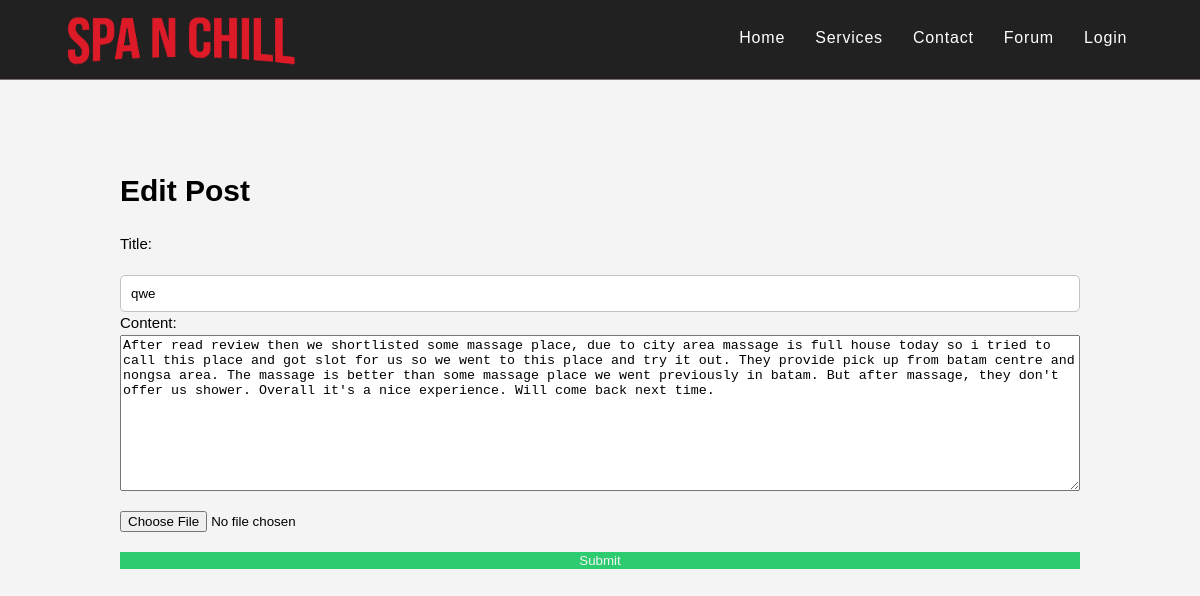
/auth/users/editPost.php?id=34, run on the app's committed database.
### tables this page shows
CREATE TABLE `posts` (
  `id` int(11) NOT NULL,
  `user_id` int(11) NOT NULL,
  `title` varchar(255) NOT NULL,
  `content` text NOT NULL,
  `image` varchar(255) NOT NULL,
  `created_at` timestamp NOT NULL DEFAULT CURRENT_TIMESTAMP
);

### auth/users/editPost.php (the view, shortened to what this page needs)
<!DOCTYPE html>
<html lang="en">
<head>
    <link rel="stylesheet" href="./../../style.css">
</head>
<body>
    <nav>
        <div class="container-fluid">
        <div class="nav-logo">
        <a href="./../../"><img style="height:64px; display:block; float:left" src="./../../images/navbrand.png" alt=""></a>
        </div>
        <ul class="nav-left">
                <li><a href="./../../">Home</a></li>
                <li><a href="./../../services.php">Services</a></li>
                <li><a href="./../../contact.php">Contact</a></li>
                <li><a href="./../../forum">Forum</a></li>
                <?php if(isset($_SESSION['user'])):?>
                <li><a href="#"><?=$_SESSION['user']?></a></li>
                <li><form action="./logout.php"><input
                style="margin:0; padding:0; background-color: transparent; font-size: 1em; font-family: Poppins" type="submit" value="Log-out" name="logout"></form></li>
                <?php else: ?>
                    <li><a href="./../auth/users/login.php">Login</a></li>
                <?php endif; ?>
        </ul>
        </div>
    </nav>      <br><br><br>
    <div class="container">
        <h1>Edit Post</h1>
        <form action="editPost.php" method="post" enctype="multipart/form-data">
        <?php
            if(isset($_GET['id']))
            $id = $_GET['id'];
            $mysqli = new mysqli('localhost', 'root', '', 'spanchill');
            $stmt = $mysqli->prepare("SELECT * FROM posts WHERE id = ?");
            $stmt->bind_param("s", $id);
            $stmt->execute();
            $result = $stmt->get_result();
            ?>
            <?php while($row = $result->fetch_assoc()): ?>
            <div class="" style="display:grid; grid-template-columns: 1fr">
            <label for="">Title:</label>
            <input type="text" name="title" value="<?=$row['title']?>" id="">
            <label for="">Content:</label>
            <textarea name="content" id="" cols="30" rows="10"><?=$row['content']?></textarea>
            <input type="file" name="userfile" id="">
            <input type="submit" name="editPost" value="Submit">
            </div>
            <?php endwhile;?>
        </form>
    </div>
</body>
</html>

### style.css (style rules this page uses)
html { scroll-behavior: smooth; }
a { text-decoration: none; }
body { font: 15px/1.5 Poppins,sans-serif; padding:0; margin:0; background-color:#f4f4f4; }
.container { max-width: 80%; margin:auto; overflow:hidden; }
.container-fluid { max-width: 90%; margin:auto; overflow:hidden; }
nav { width: 100%; height: 4rem; background-color: #212121; color: white; z-index: 1; position: sticky; border-bottom: #c0abab8e .5px solid; padding-top: 10px; padding-bottom: 5px; }
.nav-left { font-size: 1rem; float: right; }
.nav-left li { display: inline-block; margin: 0 .8rem; }
.nav-left li a { letter-spacing: 0.05rem; text-decoration: none; color: #ffffff; padding-bottom: 5px; }
input[type=text], input[type=date] { padding:10px; border-radius: 5px; border: #bdc3c7 1.5px solid }
input[type=submit] { background-color: #2ecc71; color:#f4f4f4; border: none; cursor: pointer; }
input { margin-top: 20px }
:root { --modal-duration: 1s; --modal-color: #2980b9; }

### data on the page
posts: title "qwe", content "After read review then we shortlisted some massage place, due to city area massage is full house today so i tried to call this place and got slot for us so we went to this place and try it out. They provide pick up from batam centre and nongsa area. The massage is better than some massage place we went previously in batam. But after massage, they don't offer us shower. Overall it's a nice experience. Will come back next time."
